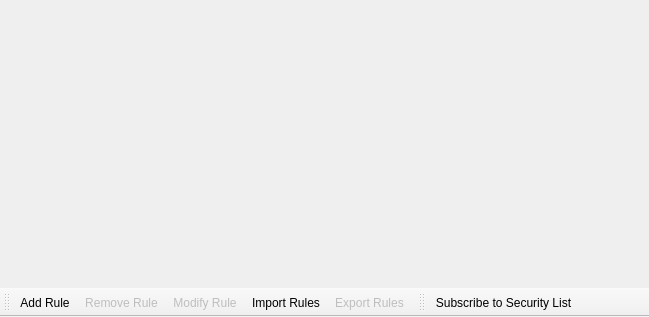
<?xml version="1.0" encoding="UTF-8"?>
<ui version="4.0">
 <class>WidgetSecurity</class>
 <widget class="QMainWindow" name="WidgetSecurity">
  <property name="geometry">
   <rect>
    <x>0</x>
    <y>0</y>
    <width>649</width>
    <height>317</height>
   </rect>
  </property>
  <property name="windowTitle">
   <string>Security</string>
  </property>
  <property name="windowIcon">
   <iconset resource="../Resource.qrc">
    <normaloff>:/Resource/Security/Security.png</normaloff>:/Resource/Security/Security.png</iconset>
  </property>
  <widget class="QWidget" name="centralwidget">
   <layout class="QVBoxLayout" name="verticalLayoutSecurityTable">
    <property name="spacing">
     <number>0</number>
    </property>
    <property name="margin">
     <number>0</number>
    </property>
   </layout>
  </widget>
  <widget class="QToolBar" name="toolBarControls">
   <property name="contextMenuPolicy">
    <enum>Qt::PreventContextMenu</enum>
   </property>
   <property name="windowTitle">
    <string>toolBar</string>
   </property>
   <property name="iconSize">
    <size>
     <width>16</width>
     <height>16</height>
    </size>
   </property>
   <property name="toolButtonStyle">
    <enum>Qt::ToolButtonTextBesideIcon</enum>
   </property>
   <property name="floatable">
    <bool>false</bool>
   </property>
   <attribute name="toolBarArea">
    <enum>BottomToolBarArea</enum>
   </attribute>
   <attribute name="toolBarBreak">
    <bool>false</bool>
   </attribute>
   <addaction name="actionSecurityAddRule"/>
   <addaction name="actionSecurityRemoveRule"/>
   <addaction name="actionSecurityModifyRule"/>
   <addaction name="actionSecurityImportRules"/>
   <addaction name="actionSecurityExportRules"/>
  </widget>
  <widget class="QToolBar" name="toolBarSubscribe">
   <property name="contextMenuPolicy">
    <enum>Qt::PreventContextMenu</enum>
   </property>
   <property name="windowTitle">
    <string>toolBar_2</string>
   </property>
   <property name="iconSize">
    <size>
     <width>16</width>
     <height>16</height>
    </size>
   </property>
   <property name="toolButtonStyle">
    <enum>Qt::ToolButtonTextBesideIcon</enum>
   </property>
   <property name="floatable">
    <bool>false</bool>
   </property>
   <attribute name="toolBarArea">
    <enum>BottomToolBarArea</enum>
   </attribute>
   <attribute name="toolBarBreak">
    <bool>false</bool>
   </attribute>
   <addaction name="actionSubscribeSecurityList"/>
  </widget>
  <action name="actionSecurityAddRule">
   <property name="icon">
    <iconset resource="../Resource.qrc">
     <normaloff>:/Resource/Security/AddRule.png</normaloff>:/Resource/Security/AddRule.png</iconset>
   </property>
   <property name="text">
    <string>Add Rule</string>
   </property>
   <property name="toolTip">
    <string>Add Rule</string>
   </property>
  </action>
  <action name="actionSecurityRemoveRule">
   <property name="enabled">
    <bool>false</bool>
   </property>
   <property name="icon">
    <iconset resource="../Resource.qrc">
     <normaloff>:/Resource/Security/RemoveRule.png</normaloff>:/Resource/Security/RemoveRule.png</iconset>
   </property>
   <property name="text">
    <string>Remove Rule</string>
   </property>
   <property name="toolTip">
    <string>Remove Rule</string>
   </property>
  </action>
  <action name="actionSecurityModifyRule">
   <property name="enabled">
    <bool>false</bool>
   </property>
   <property name="icon">
    <iconset resource="../Resource.qrc">
     <normaloff>:/Resource/Security/ModifyRule.png</normaloff>:/Resource/Security/ModifyRule.png</iconset>
   </property>
   <property name="text">
    <string>Modify Rule</string>
   </property>
   <property name="toolTip">
    <string>Modify Rule</string>
   </property>
  </action>
  <action name="actionSecurityImportRules">
   <property name="icon">
    <iconset resource="../Resource.qrc">
     <normaloff>:/Resource/Security/ImportRules.png</normaloff>:/Resource/Security/ImportRules.png</iconset>
   </property>
   <property name="text">
    <string>Import Rules</string>
   </property>
   <property name="toolTip">
    <string>Import Rules</string>
   </property>
  </action>
  <action name="actionSecurityExportRules">
   <property name="enabled">
    <bool>false</bool>
   </property>
   <property name="icon">
    <iconset resource="../Resource.qrc">
     <normaloff>:/Resource/Security/ExportRules.png</normaloff>:/Resource/Security/ExportRules.png</iconset>
   </property>
   <property name="text">
    <string>Export Rules</string>
   </property>
   <property name="toolTip">
    <string>Export Rules</string>
   </property>
  </action>
  <action name="actionSubscribeSecurityList">
   <property name="icon">
    <iconset resource="../Resource.qrc">
     <normaloff>:/Resource/Security/SubscribeRules.png</normaloff>:/Resource/Security/SubscribeRules.png</iconset>
   </property>
   <property name="text">
    <string>Subscribe to Security List</string>
   </property>
  </action>
 </widget>
 <resources>
  <include location="../Resource.qrc"/>
 </resources>
 <connections/>
</ui>
